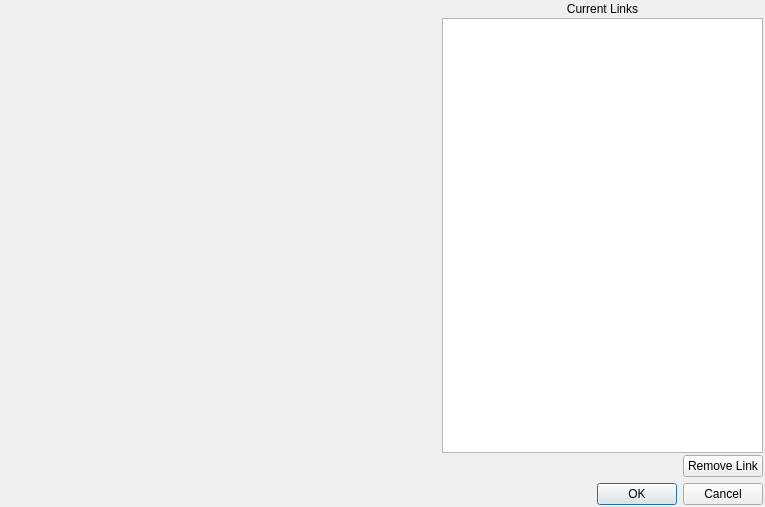
<?xml version="1.0" encoding="UTF-8"?>
<ui version="4.0">
 <class>LinkEditor</class>
 <widget class="QDialog" name="LinkEditor">
  <property name="geometry">
   <rect>
    <x>0</x>
    <y>0</y>
    <width>765</width>
    <height>507</height>
   </rect>
  </property>
  <property name="windowTitle">
   <string>Link Editor</string>
  </property>
  <layout class="QHBoxLayout" name="horizontalLayout_3">
   <property name="margin">
    <number>2</number>
   </property>
   <item>
    <layout class="QVBoxLayout" name="verticalLayout_2" stretch="1,1">
     <item>
      <layout class="QHBoxLayout" name="horizontalLayout_2" stretch="3,1,3">
       <item>
        <widget class="ComponentSelector" name="component_selector" native="true">
         <property name="sizePolicy">
          <sizepolicy hsizetype="Preferred" vsizetype="Preferred">
           <horstretch>1</horstretch>
           <verstretch>0</verstretch>
          </sizepolicy>
         </property>
         <property name="minimumSize">
          <size>
           <width>200</width>
           <height>0</height>
          </size>
         </property>
        </widget>
       </item>
       <item>
        <widget class="LinkEquation" name="signature_editor" native="true">
         <property name="sizePolicy">
          <sizepolicy hsizetype="Preferred" vsizetype="Preferred">
           <horstretch>100</horstretch>
           <verstretch>0</verstretch>
          </sizepolicy>
         </property>
         <property name="acceptDrops">
          <bool>true</bool>
         </property>
        </widget>
       </item>
       <item>
        <layout class="QVBoxLayout" name="verticalLayout">
         <property name="spacing">
          <number>2</number>
         </property>
         <item>
          <widget class="QLabel" name="label">
           <property name="text">
            <string>Current Links</string>
           </property>
           <property name="alignment">
            <set>Qt::AlignCenter</set>
           </property>
          </widget>
         </item>
         <item>
          <widget class="GlueListWidget" name="current_links"/>
         </item>
         <item>
          <layout class="QHBoxLayout" name="horizontalLayout">
           <property name="spacing">
            <number>-1</number>
           </property>
           <property name="topMargin">
            <number>0</number>
           </property>
           <item>
            <spacer name="horizontalSpacer">
             <property name="orientation">
              <enum>Qt::Horizontal</enum>
             </property>
             <property name="sizeHint" stdset="0">
              <size>
               <width>40</width>
               <height>20</height>
              </size>
             </property>
            </spacer>
           </item>
           <item>
            <widget class="QPushButton" name="remove_link">
             <property name="sizePolicy">
              <sizepolicy hsizetype="Fixed" vsizetype="Fixed">
               <horstretch>0</horstretch>
               <verstretch>0</verstretch>
              </sizepolicy>
             </property>
             <property name="text">
              <string>Remove Link</string>
             </property>
            </widget>
           </item>
          </layout>
         </item>
        </layout>
       </item>
      </layout>
     </item>
     <item>
      <widget class="QDialogButtonBox" name="buttonBox">
       <property name="orientation">
        <enum>Qt::Horizontal</enum>
       </property>
       <property name="standardButtons">
        <set>QDialogButtonBox::Cancel|QDialogButtonBox::Ok</set>
       </property>
       <property name="centerButtons">
        <bool>false</bool>
       </property>
      </widget>
     </item>
    </layout>
   </item>
  </layout>
 </widget>
 <customwidgets>
  <customwidget>
   <class>ComponentSelector</class>
   <extends>QWidget</extends>
   <header>component_selector</header>
   <container>1</container>
  </customwidget>
  <customwidget>
   <class>LinkEquation</class>
   <extends>QWidget</extends>
   <header>link_equation</header>
   <container>1</container>
  </customwidget>
  <customwidget>
   <class>GlueListWidget</class>
   <extends>QListWidget</extends>
   <header>qtutil</header>
  </customwidget>
 </customwidgets>
 <resources/>
 <connections>
  <connection>
   <sender>buttonBox</sender>
   <signal>accepted()</signal>
   <receiver>LinkEditor</receiver>
   <slot>accept()</slot>
   <hints>
    <hint type="sourcelabel">
     <x>248</x>
     <y>254</y>
    </hint>
    <hint type="destinationlabel">
     <x>157</x>
     <y>274</y>
    </hint>
   </hints>
  </connection>
  <connection>
   <sender>buttonBox</sender>
   <signal>rejected()</signal>
   <receiver>LinkEditor</receiver>
   <slot>reject()</slot>
   <hints>
    <hint type="sourcelabel">
     <x>316</x>
     <y>260</y>
    </hint>
    <hint type="destinationlabel">
     <x>286</x>
     <y>274</y>
    </hint>
   </hints>
  </connection>
 </connections>
</ui>
